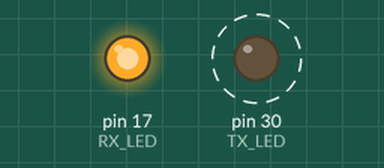
The sketch below on a simulated SparkFun Pro Micro, built with avr-gcc and run on an emulated ATmega32U4. Shown: output pins drawn as LEDs (lit = HIGH). Dashed ring = blinking. USB keyboard and mouse output is not drawn.

Above: at 57.55 s.
Timing chart, 0 to 60.5 s (numbered marks = the images above):
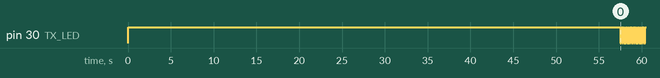

Measured:
- by itself, pin 30 (TX_LED): alternates HIGH for 0.10 s and LOW for 0.10 s

The sketch:

Setup_Chromebook_Update_2026.ino
```cpp
/*
 * Arduino Pro Micro - Chromebook Setup Automation
 *
 * Acts as a USB HID keyboard to automate Chromebook setup steps.
 * The sequence runs once on power-up (inside setup()), then stops.
 *
 * Onboard LEDs (active LOW):
 *   RX LED : Pin 17  — lit while sequence is running
 *   TX LED : Pin 30  — lit when sequence is complete
 *
 * John Hass <john@getanp.com>
 */

#include <Keyboard.h>

#define RX_LED 17
#define TX_LED 30

// ---------------------------------------------------------------------------
// Delay constants (milliseconds)
// ---------------------------------------------------------------------------
#define DELAY_CHAR      50    // between individual characters
#define DELAY_KEY       150   // after Tab / Enter / special key
#define DELAY_SHORT     500   // short pause between steps
#define DELAY_LONG     3000   // long pause (e.g. waiting for a page to load)
#define DELAY_BOOT     10000   // initial wait before starting (let Chromebook settle)

// ---------------------------------------------------------------------------
// Helper functions
// ---------------------------------------------------------------------------

// Type a single character with a post-delay
void typeChar(char c, int delayMs = DELAY_CHAR) {
  Keyboard.write(c);
  delay(delayMs);
}

// Type a full string, character by character
void typeString(const char* str, int charDelay = DELAY_CHAR) {
  for (int i = 0; str[i] != '\0'; i++) {
    Keyboard.write(str[i]);
    delay(charDelay);
  }
}

// Press Tab
void pressTab(int delayMs = DELAY_KEY) {
  Keyboard.write(KEY_TAB);
  delay(delayMs);
}

// Press Enter
void pressEnter(int delayMs = DELAY_KEY) {
  Keyboard.write(KEY_RETURN);
  delay(delayMs);
}

// Press any special key (KEY_TAB, KEY_RETURN, KEY_UP_ARROW, etc.)
void pressKey(uint8_t key, int delayMs = DELAY_KEY) {
  Keyboard.write(key);
  delay(delayMs);
}

// Hold modifier + key (e.g. Shift+Tab, Ctrl+A)
void pressModKey(uint8_t modifier, uint8_t key, int delayMs = DELAY_KEY) {
  Keyboard.press(modifier);
  Keyboard.press(key);
  delay(50);
  Keyboard.releaseAll();
  delay(delayMs);
}

// Pause between major steps
void shortPause()         { delay(DELAY_SHORT); }
void longPause()          { delay(DELAY_LONG);  }
void delayFor(int seconds){ delay(seconds * 1000); }

// ---------------------------------------------------------------------------
// Setup sequence — edit this to match your Chromebook setup flow
// ---------------------------------------------------------------------------
void runSetup() {
  // Wait for Chromebook to reach the first setup screen
  delayFor(15);
  pressEnter();

  // --- Sequence ---

  // Step 1: Tab, scroll down to network, select it
  delayFor(2);
  pressTab();
  delayFor(10);
  for (int i = 0; i < 15; i++) pressKey(KEY_DOWN_ARROW);
  delayFor(1);
  pressEnter();
  delayFor(5);
  // Step 2: Type network name and confirm
  typeString("<SSID>");
  pressEnter();
  delayFor(20);
  pressTab();
  delayFor(1);
  pressEnter();
  //pressTab();
  //delayFor(1);
  //pressEnter();
  //Update Running now.

}

// ---------------------------------------------------------------------------
// Arduino entry points
// ---------------------------------------------------------------------------
void setup() {
  pinMode(RX_LED, OUTPUT);
  pinMode(TX_LED, OUTPUT);

  // Both LEDs off initially
  digitalWrite(RX_LED, HIGH);
  digitalWrite(TX_LED, HIGH);

  Keyboard.begin();

  // RX LED on while running
  digitalWrite(RX_LED, LOW);

  runSetup();

  Keyboard.end();

  // RX off, fast-blink TX to indicate done
  digitalWrite(RX_LED, HIGH);
}

void loop() {
  digitalWrite(TX_LED, LOW);
  delay(100);
  digitalWrite(TX_LED, HIGH);
  delay(100);
}
```
